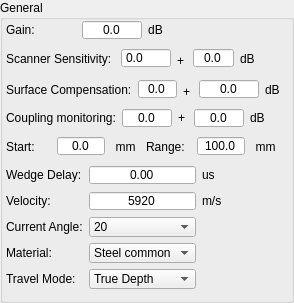
            <widget class="QGroupBox" name="BoxGeneral">
             <property name="enabled">
              <bool>true</bool>
             </property>
             <property name="sizePolicy">
              <sizepolicy hsizetype="Preferred" vsizetype="Preferred">
               <horstretch>0</horstretch>
               <verstretch>0</verstretch>
              </sizepolicy>
             </property>
             <property name="minimumSize">
              <size>
               <width>0</width>
               <height>300</height>
              </size>
             </property>
             <property name="maximumSize">
              <size>
               <width>300</width>
               <height>16777215</height>
              </size>
             </property>
             <property name="title">
              <string>General</string>
             </property>
             <layout class="QVBoxLayout" name="verticalLayout_13">
              <property name="leftMargin">
               <number>3</number>
              </property>
              <property name="topMargin">
               <number>0</number>
              </property>
              <item>
               <layout class="QHBoxLayout" name="horizontalLayout_20">
                <item>
                 <widget class="QLabel" name="LabelGain">
                  <property name="sizePolicy">
                   <sizepolicy hsizetype="Preferred" vsizetype="Preferred">
                    <horstretch>0</horstretch>
                    <verstretch>0</verstretch>
                   </sizepolicy>
                  </property>
                  <property name="minimumSize">
                   <size>
                    <width>70</width>
                    <height>20</height>
                   </size>
                  </property>
                  <property name="maximumSize">
                   <size>
                    <width>80</width>
                    <height>25</height>
                   </size>
                  </property>
                  <property name="text">
                   <string>Gain:</string>
                  </property>
                 </widget>
                </item>
                <item>
                 <widget class="QDoubleSpinBox" name="ValueGain">
                  <property name="sizePolicy">
                   <sizepolicy hsizetype="Fixed" vsizetype="Fixed">
                    <horstretch>0</horstretch>
                    <verstretch>0</verstretch>
                   </sizepolicy>
                  </property>
                  <property name="minimumSize">
                   <size>
                    <width>60</width>
                    <height>20</height>
                   </size>
                  </property>
                  <property name="maximumSize">
                   <size>
                    <width>60</width>
                    <height>20</height>
                   </size>
                  </property>
                  <property name="alignment">
                   <set>Qt::AlignCenter</set>
                  </property>
                  <property name="buttonSymbols">
                   <enum>QAbstractSpinBox::NoButtons</enum>
                  </property>
                  <property name="decimals">
                   <number>1</number>
                  </property>
                  <property name="minimum">
                   <double>-110.000000000000000</double>
                  </property>
                  <property name="maximum">
                   <double>110.000000000000000</double>
                  </property>
                 </widget>
                </item>
                <item>
                 <widget class="QLabel" name="LabelGainUnit">
                  <property name="text">
                   <string>dB</string>
                  </property>
                  <property name="alignment">
                   <set>Qt::AlignCenter</set>
                  </property>
                 </widget>
                </item>
                <item>
                 <spacer name="horizontalSpacer_7">
                  <property name="orientation">
                   <enum>Qt::Horizontal</enum>
                  </property>
                  <property name="sizeHint" stdset="0">
                   <size>
                    <width>40</width>
                    <height>20</height>
                   </size>
                  </property>
                 </spacer>
                </item>
               </layout>
              </item>
              <item>
               <layout class="QHBoxLayout" name="horizontalLayout_17">
                <item>
                 <widget class="QLabel" name="LabelScannerSensitivity">
                  <property name="text">
                   <string>Scanner Sensitivity: </string>
                  </property>
                 </widget>
                </item>
                <item>
                 <widget class="QDoubleSpinBox" name="ValueScannerSensitivityGain">
                  <property name="minimumSize">
                   <size>
                    <width>50</width>
                    <height>20</height>
                   </size>
                  </property>
                  <property name="maximumSize">
                   <size>
                    <width>50</width>
                    <height>20</height>
                   </size>
                  </property>
                  <property name="buttonSymbols">
                   <enum>QAbstractSpinBox::NoButtons</enum>
                  </property>
                  <property name="decimals">
                   <number>1</number>
                  </property>
                  <property name="minimum">
                   <double>-100.000000000000000</double>
                  </property>
                 </widget>
                </item>
                <item>
                 <widget class="QLabel" name="LabelGain_3">
                  <property name="sizePolicy">
                   <sizepolicy hsizetype="Preferred" vsizetype="Preferred">
                    <horstretch>0</horstretch>
                    <verstretch>0</verstretch>
                   </sizepolicy>
                  </property>
                  <property name="minimumSize">
                   <size>
                    <width>10</width>
                    <height>25</height>
                   </size>
                  </property>
                  <property name="maximumSize">
                   <size>
                    <width>10</width>
                    <height>20</height>
                   </size>
                  </property>
                  <property name="text">
                   <string>+</string>
                  </property>
                 </widget>
                </item>
                <item>
                 <widget class="QDoubleSpinBox" name="ValueScannerSensitivity">
                  <property name="sizePolicy">
                   <sizepolicy hsizetype="Preferred" vsizetype="Preferred">
                    <horstretch>0</horstretch>
                    <verstretch>0</verstretch>
                   </sizepolicy>
                  </property>
                  <property name="maximumSize">
                   <size>
                    <width>60</width>
                    <height>20</height>
                   </size>
                  </property>
                  <property name="mouseTracking">
                   <bool>false</bool>
                  </property>
                  <property name="focusPolicy">
                   <enum>Qt::WheelFocus</enum>
                  </property>
                  <property name="contextMenuPolicy">
                   <enum>Qt::DefaultContextMenu</enum>
                  </property>
                  <property name="alignment">
                   <set>Qt::AlignCenter</set>
                  </property>
                  <property name="buttonSymbols">
                   <enum>QAbstractSpinBox::NoButtons</enum>
                  </property>
                  <property name="decimals">
                   <number>1</number>
                  </property>
                  <property name="minimum">
                   <double>-30.000000000000000</double>
                  </property>
                  <property name="maximum">
                   <double>30.000000000000000</double>
                  </property>
                 </widget>
                </item>
                <item>
                 <widget class="QLabel" name="labelUnitSS_2">
                  <property name="minimumSize">
                   <size>
                    <width>30</width>
                    <height>0</height>
                   </size>
                  </property>
                  <property name="text">
                   <string>dB</string>
                  </property>
                 </widget>
                </item>
               </layout>
              </item>
              <item>
               <layout class="QHBoxLayout" name="horizontalLayout_25">
                <item>
                 <widget class="QLabel" name="coupleGainLable">
                  <property name="minimumSize">
                   <size>
                    <width>70</width>
                    <height>20</height>
                   </size>
                  </property>
                  <property name="maximumSize">
                   <size>
                    <width>16777215</width>
                    <height>25</height>
                   </size>
                  </property>
                  <property name="text">
                   <string>Surface Compensation:</string>
                  </property>
                 </widget>
                </item>
                <item>
                 <widget class="QDoubleSpinBox" name="ValueCoupleGain">
                  <property name="enabled">
                   <bool>true</bool>
                  </property>
                  <property name="minimumSize">
                   <size>
                    <width>0</width>
                    <height>20</height>
                   </size>
                  </property>
                  <property name="maximumSize">
                   <size>
                    <width>16777215</width>
                    <height>20</height>
                   </size>
                  </property>
                  <property name="alignment">
                   <set>Qt::AlignCenter</set>
                  </property>
                  <property name="buttonSymbols">
                   <enum>QAbstractSpinBox::NoButtons</enum>
                  </property>
                  <property name="decimals">
                   <number>1</number>
                  </property>
                  <property name="minimum">
                   <double>-80.000000000000000</double>
                  </property>
                  <property name="maximum">
                   <double>80.000000000000000</double>
                  </property>
                 </widget>
                </item>
                <item>
                 <widget class="QLabel" name="LabelGain_2">
                  <property name="sizePolicy">
                   <sizepolicy hsizetype="Preferred" vsizetype="Preferred">
                    <horstretch>0</horstretch>
                    <verstretch>0</verstretch>
                   </sizepolicy>
                  </property>
                  <property name="minimumSize">
                   <size>
                    <width>10</width>
                    <height>25</height>
                   </size>
                  </property>
                  <property name="maximumSize">
                   <size>
                    <width>10</width>
                    <height>20</height>
                   </size>
                  </property>
                  <property name="text">
                   <string>+</string>
                  </property>
                 </widget>
                </item>
                <item>
                 <widget class="QDoubleSpinBox" name="ValueComGain">
                  <property name="sizePolicy">
                   <sizepolicy hsizetype="Fixed" vsizetype="Fixed">
                    <horstretch>0</horstretch>
                    <verstretch>0</verstretch>
                   </sizepolicy>
                  </property>
                  <property name="minimumSize">
                   <size>
                    <width>60</width>
                    <height>20</height>
                   </size>
                  </property>
                  <property name="maximumSize">
                   <size>
                    <width>60</width>
                    <height>20</height>
                   </size>
                  </property>
                  <property name="alignment">
                   <set>Qt::AlignCenter</set>
                  </property>
                  <property name="buttonSymbols">
                   <enum>QAbstractSpinBox::NoButtons</enum>
                  </property>
                  <property name="decimals">
                   <number>1</number>
                  </property>
                  <property name="minimum">
                   <double>-40.000000000000000</double>
                  </property>
                  <property name="maximum">
                   <double>40.000000000000000</double>
                  </property>
                 </widget>
                </item>
                <item>
                 <widget class="QLabel" name="LabelGainUnit_3">
                  <property name="text">
                   <string>dB</string>
                  </property>
                  <property name="alignment">
                   <set>Qt::AlignLeading|Qt::AlignLeft|Qt::AlignVCenter</set>
                  </property>
                 </widget>
                </item>
               </layout>
              </item>
              <item>
               <layout class="QHBoxLayout" name="horizontalLayout_24">
                <item>
                 <widget class="QLabel" name="label_35">
                  <property name="text">
                   <string>Coupling monitoring:</string>
                  </property>
                 </widget>
                </item>
                <item>
                 <widget class="QDoubleSpinBox" name="ValueCouplingGain">
                  <property name="minimumSize">
                   <size>
                    <width>50</width>
                    <height>20</height>
                   </size>
                  </property>
                  <property name="maximumSize">
                   <size>
                    <width>50</width>
                    <height>20</height>
                   </size>
                  </property>
                  <property name="acceptDrops">
                   <bool>false</bool>
                  </property>
                  <property name="alignment">
                   <set>Qt::AlignCenter</set>
                  </property>
                  <property name="buttonSymbols">
                   <enum>QAbstractSpinBox::NoButtons</enum>
                  </property>
                  <property name="decimals">
                   <number>1</number>
                  </property>
                  <property name="minimum">
                   <double>-80.000000000000000</double>
                  </property>
                  <property name="maximum">
                   <double>80.000000000000000</double>
                  </property>
                 </widget>
                </item>
                <item>
                 <widget class="QLabel" name="label_36">
                  <property name="minimumSize">
                   <size>
                    <width>10</width>
                    <height>20</height>
                   </size>
                  </property>
                  <property name="maximumSize">
                   <size>
                    <width>10</width>
                    <height>20</height>
                   </size>
                  </property>
                  <property name="text">
                   <string>+</string>
                  </property>
                 </widget>
                </item>
                <item>
                 <widget class="QDoubleSpinBox" name="ValueCouplingGainCom">
                  <property name="minimumSize">
                   <size>
                    <width>50</width>
                    <height>20</height>
                   </size>
                  </property>
                  <property name="maximumSize">
                   <size>
                    <width>50</width>
                    <height>20</height>
                   </size>
                  </property>
                  <property name="alignment">
                   <set>Qt::AlignCenter</set>
                  </property>
                  <property name="buttonSymbols">
                   <enum>QAbstractSpinBox::NoButtons</enum>
                  </property>
                  <property name="decimals">
                   <number>1</number>
                  </property>
                  <property name="minimum">
                   <double>-80.000000000000000</double>
                  </property>
                  <property name="maximum">
                   <double>110.000000000000000</double>
                  </property>
                 </widget>
                </item>
                <item>
                 <widget class="QLabel" name="label_37">
                  <property name="text">
                   <string>dB</string>
                  </property>
                 </widget>
                </item>
               </layout>
              </item>
              <item>
               <layout class="QHBoxLayout" name="horizontalLayout_22">
                <item>
                 <widget class="QLabel" name="LabelStart">
                  <property name="sizePolicy">
                   <sizepolicy hsizetype="Preferred" vsizetype="Preferred">
                    <horstretch>0</horstretch>
                    <verstretch>0</verstretch>
                   </sizepolicy>
                  </property>
                  <property name="minimumSize">
                   <size>
                    <width>45</width>
                    <height>20</height>
                   </size>
                  </property>
                  <property name="maximumSize">
                   <size>
                    <width>16777215</width>
                    <height>25</height>
                   </size>
                  </property>
                  <property name="text">
                   <string>Start:</string>
                  </property>
                 </widget>
                </item>
                <item>
                 <widget class="QDoubleSpinBox" name="ValueStart">
                  <property name="sizePolicy">
                   <sizepolicy hsizetype="Fixed" vsizetype="Fixed">
                    <horstretch>0</horstretch>
                    <verstretch>0</verstretch>
                   </sizepolicy>
                  </property>
                  <property name="minimumSize">
                   <size>
                    <width>40</width>
                    <height>20</height>
                   </size>
                  </property>
                  <property name="maximumSize">
                   <size>
                    <width>60</width>
                    <height>20</height>
                   </size>
                  </property>
                  <property name="alignment">
                   <set>Qt::AlignCenter</set>
                  </property>
                  <property name="buttonSymbols">
                   <enum>QAbstractSpinBox::NoButtons</enum>
                  </property>
                  <property name="decimals">
                   <number>1</number>
                  </property>
                  <property name="maximum">
                   <double>5000.000000000000000</double>
                  </property>
                  <property name="singleStep">
                   <double>1.000000000000000</double>
                  </property>
                 </widget>
                </item>
                <item>
                 <widget class="QLabel" name="LabelStartUnit">
                  <property name="text">
                   <string>mm</string>
                  </property>
                  <property name="alignment">
                   <set>Qt::AlignCenter</set>
                  </property>
                 </widget>
                </item>
                <item>
                 <widget class="QLabel" name="LabelRange">
                  <property name="sizePolicy">
                   <sizepolicy hsizetype="Preferred" vsizetype="Fixed">
                    <horstretch>0</horstretch>
                    <verstretch>0</verstretch>
                   </sizepolicy>
                  </property>
                  <property name="minimumSize">
                   <size>
                    <width>45</width>
                    <height>25</height>
                   </size>
                  </property>
                  <property name="text">
                   <string>Range:</string>
                  </property>
                 </widget>
                </item>
                <item>
                 <widget class="QDoubleSpinBox" name="ValueRange">
                  <property name="sizePolicy">
                   <sizepolicy hsizetype="Fixed" vsizetype="Fixed">
                    <horstretch>0</horstretch>
                    <verstretch>0</verstretch>
                   </sizepolicy>
                  </property>
                  <property name="minimumSize">
                   <size>
                    <width>40</width>
                    <height>20</height>
                   </size>
                  </property>
                  <property name="maximumSize">
                   <size>
                    <width>60</width>
                    <height>20</height>
                   </size>
                  </property>
                  <property name="alignment">
                   <set>Qt::AlignCenter</set>
                  </property>
                  <property name="buttonSymbols">
                   <enum>QAbstractSpinBox::NoButtons</enum>
                  </property>
                  <property name="decimals">
                   <number>1</number>
                  </property>
                  <property name="minimum">
                   <double>1.000000000000000</double>
                  </property>
                  <property name="maximum">
                   <double>5000.000000000000000</double>
                  </property>
                  <property name="singleStep">
                   <double>1.000000000000000</double>
                  </property>
                  <property name="value">
                   <double>100.000000000000000</double>
                  </property>
                 </widget>
                </item>
                <item>
                 <widget class="QLabel" name="LabelRangeUnit">
                  <property name="text">
                   <string>mm</string>
                  </property>
                  <property name="alignment">
                   <set>Qt::AlignCenter</set>
                  </property>
                 </widget>
                </item>
               </layout>
              </item>
              <item>
               <layout class="QGridLayout" name="gridLayout_14">
                <item row="0" column="0">
                 <widget class="QLabel" name="LabelWedgeDelay">
                  <property name="sizePolicy">
                   <sizepolicy hsizetype="Fixed" vsizetype="Preferred">
                    <horstretch>0</horstretch>
                    <verstretch>0</verstretch>
                   </sizepolicy>
                  </property>
                  <property name="minimumSize">
                   <size>
                    <width>70</width>
                    <height>20</height>
                   </size>
                  </property>
                  <property name="maximumSize">
                   <size>
                    <width>16777215</width>
                    <height>25</height>
                   </size>
                  </property>
                  <property name="text">
                   <string>Wedge Delay:</string>
                  </property>
                 </widget>
                </item>
                <item row="0" column="1">
                 <widget class="QDoubleSpinBox" name="ValueWedgeDelay">
                  <property name="sizePolicy">
                   <sizepolicy hsizetype="Preferred" vsizetype="Preferred">
                    <horstretch>0</horstretch>
                    <verstretch>0</verstretch>
                   </sizepolicy>
                  </property>
                  <property name="minimumSize">
                   <size>
                    <width>100</width>
                    <height>20</height>
                   </size>
                  </property>
                  <property name="maximumSize">
                   <size>
                    <width>140</width>
                    <height>20</height>
                   </size>
                  </property>
                  <property name="alignment">
                   <set>Qt::AlignCenter</set>
                  </property>
                  <property name="buttonSymbols">
                   <enum>QAbstractSpinBox::NoButtons</enum>
                  </property>
                  <property name="decimals">
                   <number>2</number>
                  </property>
                 </widget>
                </item>
                <item row="0" column="2">
                 <widget class="QLabel" name="LabelWedgeDelayUnit">
                  <property name="text">
                   <string>us</string>
                  </property>
                  <property name="alignment">
                   <set>Qt::AlignLeading|Qt::AlignLeft|Qt::AlignVCenter</set>
                  </property>
                 </widget>
                </item>
                <item row="1" column="0">
                 <widget class="QLabel" name="LabelVelocity">
                  <property name="sizePolicy">
                   <sizepolicy hsizetype="Fixed" vsizetype="Preferred">
                    <horstretch>0</horstretch>
                    <verstretch>0</verstretch>
                   </sizepolicy>
                  </property>
                  <property name="minimumSize">
                   <size>
                    <width>70</width>
                    <height>20</height>
                   </size>
                  </property>
                  <property name="maximumSize">
                   <size>
                    <width>16777215</width>
                    <height>25</height>
                   </size>
                  </property>
                  <property name="text">
                   <string>Velocity:</string>
                  </property>
                 </widget>
                </item>
                <item row="1" column="1">
                 <widget class="QDoubleSpinBox" name="ValueVelocity">
                  <property name="sizePolicy">
                   <sizepolicy hsizetype="Preferred" vsizetype="Preferred">
                    <horstretch>0</horstretch>
                    <verstretch>0</verstretch>
                   </sizepolicy>
                  </property>
                  <property name="minimumSize">
                   <size>
                    <width>100</width>
                    <height>20</height>
                   </size>
                  </property>
                  <property name="maximumSize">
                   <size>
                    <width>140</width>
                    <height>20</height>
                   </size>
                  </property>
                  <property name="alignment">
                   <set>Qt::AlignCenter</set>
                  </property>
                  <property name="buttonSymbols">
                   <enum>QAbstractSpinBox::NoButtons</enum>
                  </property>
                  <property name="decimals">
                   <number>0</number>
                  </property>
                  <property name="minimum">
                   <double>0.000000000000000</double>
                  </property>
                  <property name="maximum">
                   <double>50000.000000000000000</double>
                  </property>
                  <property name="singleStep">
                   <double>100.000000000000000</double>
                  </property>
                  <property name="value">
                   <double>5920.000000000000000</double>
                  </property>
                 </widget>
                </item>
                <item row="1" column="2">
                 <widget class="QLabel" name="LabelVelocityUnit">
                  <property name="sizePolicy">
                   <sizepolicy hsizetype="Preferred" vsizetype="Preferred">
                    <horstretch>0</horstretch>
                    <verstretch>0</verstretch>
                   </sizepolicy>
                  </property>
                  <property name="text">
                   <string>m/s</string>
                  </property>
                  <property name="alignment">
                   <set>Qt::AlignLeading|Qt::AlignLeft|Qt::AlignVCenter</set>
                  </property>
                 </widget>
                </item>
                <item row="2" column="0">
                 <widget class="QLabel" name="LabelCurrentAngle">
                  <property name="minimumSize">
                   <size>
                    <width>0</width>
                    <height>20</height>
                   </size>
                  </property>
                  <property name="maximumSize">
                   <size>
                    <width>16777215</width>
                    <height>25</height>
                   </size>
                  </property>
                  <property name="text">
                   <string>Current Angle:</string>
                  </property>
                 </widget>
                </item>
                <item row="2" column="1">
                 <widget class="QComboBox" name="ComCurrentAngle">
                  <property name="minimumSize">
                   <size>
                    <width>100</width>
                    <height>20</height>
                   </size>
                  </property>
                  <property name="maximumSize">
                   <size>
                    <width>140</width>
                    <height>20</height>
                   </size>
                  </property>
                  <property name="layoutDirection">
                   <enum>Qt::LeftToRight</enum>
                  </property>
                  <item>
                   <property name="text">
                    <string>20</string>
                   </property>
                  </item>
                  <item>
                   <property name="text">
                    <string>21</string>
                   </property>
                  </item>
                  <item>
                   <property name="text">
                    <string>22</string>
                   </property>
                  </item>
                 </widget>
                </item>
                <item row="3" column="0">
                 <widget class="QLabel" name="label">
                  <property name="minimumSize">
                   <size>
                    <width>0</width>
                    <height>20</height>
                   </size>
                  </property>
                  <property name="maximumSize">
                   <size>
                    <width>16777215</width>
                    <height>25</height>
                   </size>
                  </property>
                  <property name="text">
                   <string>Material:</string>
                  </property>
                 </widget>
                </item>
                <item row="3" column="1">
                 <widget class="QComboBox" name="ComVelocitySelection">
                  <property name="sizePolicy">
                   <sizepolicy hsizetype="Minimum" vsizetype="Minimum">
                    <horstretch>0</horstretch>
                    <verstretch>0</verstretch>
                   </sizepolicy>
                  </property>
                  <property name="minimumSize">
                   <size>
                    <width>100</width>
                    <height>20</height>
                   </size>
                  </property>
                  <property name="maximumSize">
                   <size>
                    <width>140</width>
                    <height>20</height>
                   </size>
                  </property>
                  <item>
                   <property name="text">
                    <string>Steel common</string>
                   </property>
                  </item>
                 </widget>
                </item>
                <item row="4" column="0">
                 <widget class="QLabel" name="LabelTravelMode">
                  <property name="sizePolicy">
                   <sizepolicy hsizetype="Preferred" vsizetype="Fixed">
                    <horstretch>0</horstretch>
                    <verstretch>0</verstretch>
                   </sizepolicy>
                  </property>
                  <property name="minimumSize">
                   <size>
                    <width>0</width>
                    <height>20</height>
                   </size>
                  </property>
                  <property name="maximumSize">
                   <size>
                    <width>16777215</width>
                    <height>25</height>
                   </size>
                  </property>
                  <property name="text">
                   <string>Travel Mode:</string>
                  </property>
                 </widget>
                </item>
                <item row="4" column="1">
                 <widget class="QComboBox" name="ComTravelMode">
                  <property name="minimumSize">
                   <size>
                    <width>100</width>
                    <height>20</height>
                   </size>
                  </property>
                  <property name="maximumSize">
                   <size>
                    <width>140</width>
                    <height>20</height>
                   </size>
                  </property>
                  <property name="focusPolicy">
                   <enum>Qt::WheelFocus</enum>
                  </property>
                  <item>
                   <property name="text">
                    <string>True Depth</string>
                   </property>
                  </item>
                  <item>
                   <property name="text">
                    <string>Half Path</string>
                   </property>
                  </item>
                  <item>
                   <property name="text">
                    <string>Time</string>
                   </property>
                  </item>
                 </widget>
                </item>
               </layout>
              </item>
             </layout>
            </widget>
